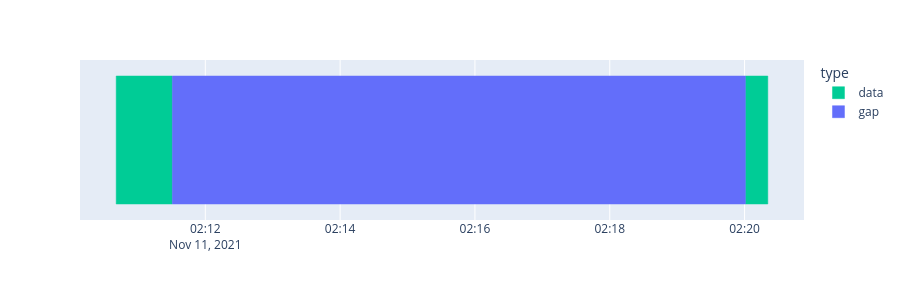

Write notebook code for a chart like this one.
### Markdown cell above
Only the real gap is left. The axis increases everywhere now, so slicing is
back to full speed — and the gap is still there, because it is data that
genuinely does not exist:

### Code cell
xd.plot_availability(ntp, dim="time", height=300)

### Figure 1 — Plotly figure (JSON) as saved in the notebook; plotly's stock layout.template omitted (floating-point values rounded to 4 significant figures)
{"data": [{"base": ["2021-11-11T02:10:40.693000192", "2021-11-11T02:20:00.688000000"], "hovertemplate": "type=data<br>start_value=%{base}<br>end_value=%{x}<br>name=%{y}<extra></extra>", "legendgroup": "data", "marker": {"color": "#00CC96", "line": {"color": "#00CC96"}, "pattern": {"shape": ""}}, "name": "data", "orientation": "h", "showlegend": true, "textposition": "auto", "type": "bar", "x": [49981, 19992], "xaxis": "x", "y": ["", ""], "yaxis": "y"}, {"base": ["2021-11-11T02:11:30.675000064"], "hovertemplate": "type=gap<br>start_value=%{base}<br>end_value=%{x}<br>name=%{y}<extra></extra>", "legendgroup": "gap", "marker": {"color": "#636EFA", "line": {"color": "#636EFA"}, "pattern": {"shape": ""}}, "name": "gap", "orientation": "h", "showlegend": true, "textposition": "auto", "type": "bar", "x": [510012], "xaxis": "x", "y": [""], "yaxis": "y"}], "layout": {"barmode": "overlay", "height": 300, "legend": {"title": {"text": "type"}, "tracegroupgap": 0}, "margin": {"t": 60}, "xaxis": {"anchor": "y", "domain": [0.0, 1.0], "type": "date"}, "yaxis": {"anchor": "x", "domain": [0.0, 1.0], "title": {"text": ""}}}}
